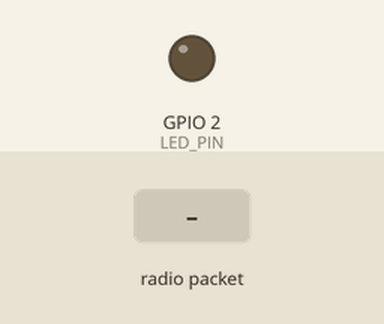
Simulated run of this program. Board: ESP8266 (NodeMCU). On the bench: output pins drawn as LEDs (lit = HIGH). The test bench sets the inputs (shaded band). No radio packets arrive unless stated; what the program prints to the serial monitor is not drawn.

Above: at 2.2 s.
2.3 s: radio packet "LED_ON" arrives
At 3.9 s:
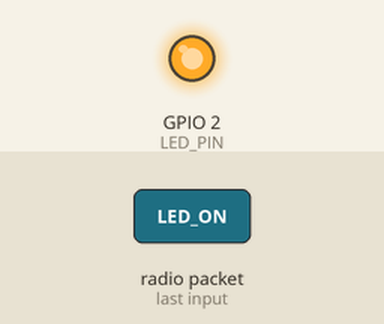
4.8 s: radio packet "LED_OFF" arrives
At 7.0 s:
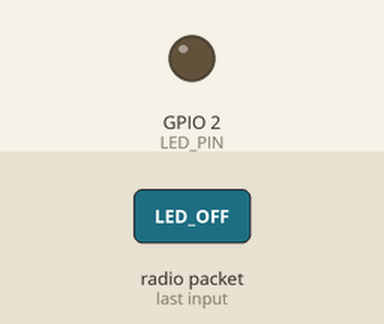
Timing chart, 0 to 8.5 s (numbered marks = the images above; inputs shaded):
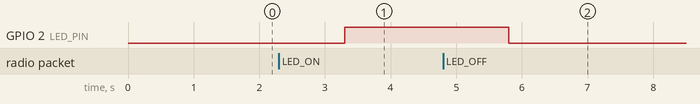

Measured:
- after the input at 2.3 s, GPIO 2 (LED_PIN): LOW → HIGH after 1.0 s
- after the input at 4.8 s, GPIO 2 (LED_PIN): HIGH → LOW after 1.0 s

The program:

main.cpp
```cpp
#include <SPI.h>
#include <LoRa.h>

#define LORA_SS    15 //d8
#define LORA_RST   0  // d3
#define LORA_DIO0  5  //d1


#define LORA_SCK   14
#define LORA_MISO  12  //
#define LORA_MOSI  13


#define LED_PIN  2 // Puedes cambiar el pin si lo necesitas

void setup() {
  delay(1000);
  Serial.begin(9600);
  pinMode(LED_PIN, OUTPUT);
  digitalWrite(LED_PIN, LOW);

  LoRa.setPins(LORA_SS, LORA_RST, LORA_DIO0);

  if (!LoRa.begin(433E6)) {
    Serial.println("❌ Error al iniciar LoRa receptor.");
    while (true) delay(1000);
    LoRa.dumpRegisters(Serial);
  }

  Serial.println("✅ LoRa receptor listo. Esperando comandos...");
}

void loop() {
  int packetSize = LoRa.parsePacket();
  if (packetSize) {
    String message = LoRa.readString();

    Serial.print("📥 Recibido: ");
    Serial.println(message);

    if (message == "LED_ON") {
      digitalWrite(LED_PIN, HIGH);
      Serial.println("💡 LED ENCENDIDO");
    }
    else if (message == "LED_OFF") {
      digitalWrite(LED_PIN, LOW);
      Serial.println("💡 LED APAGADO");
    }
    else {
      Serial.println("⚠️ Comando desconocido");
    }
  }
}
```
